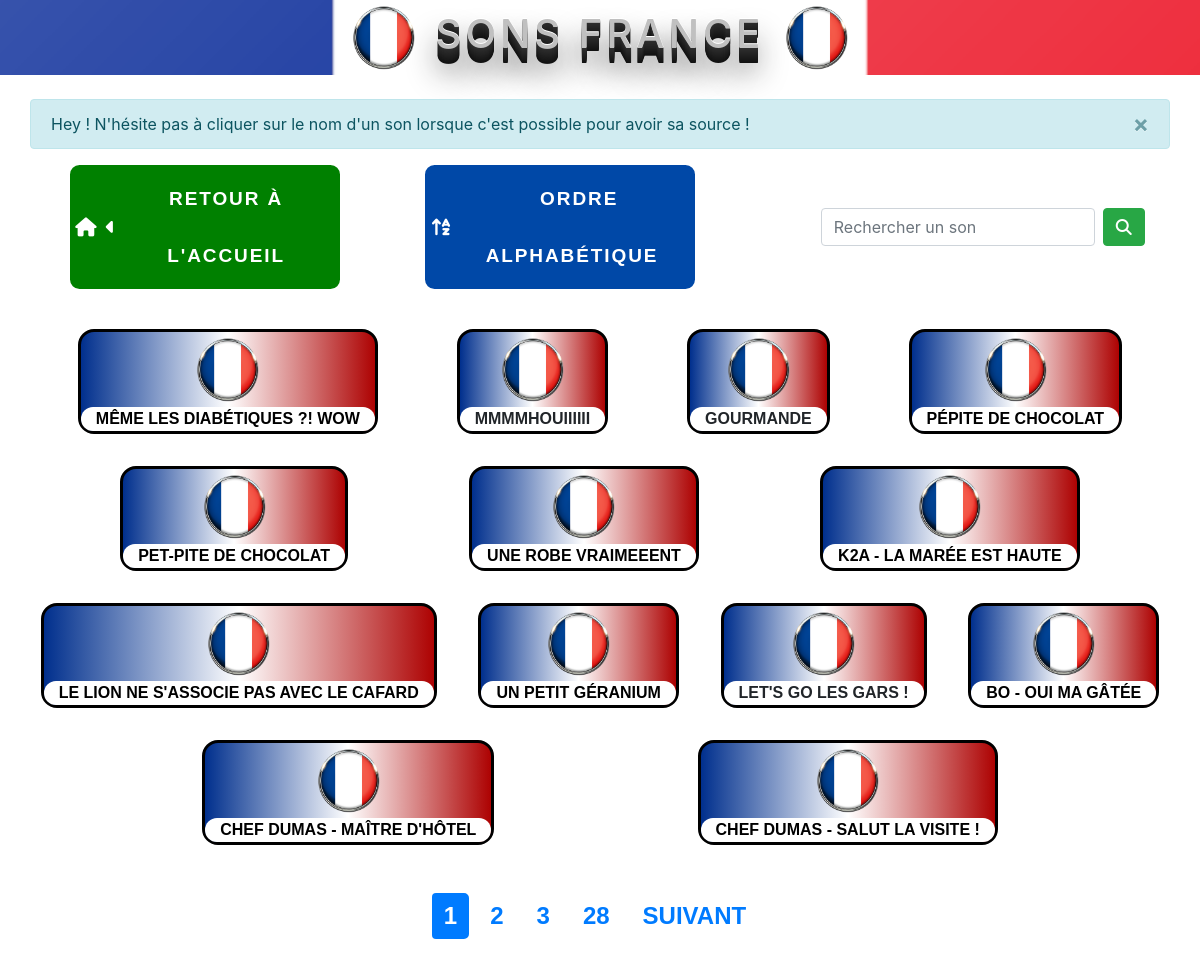
The app's page /fr/idfr.php, older data.
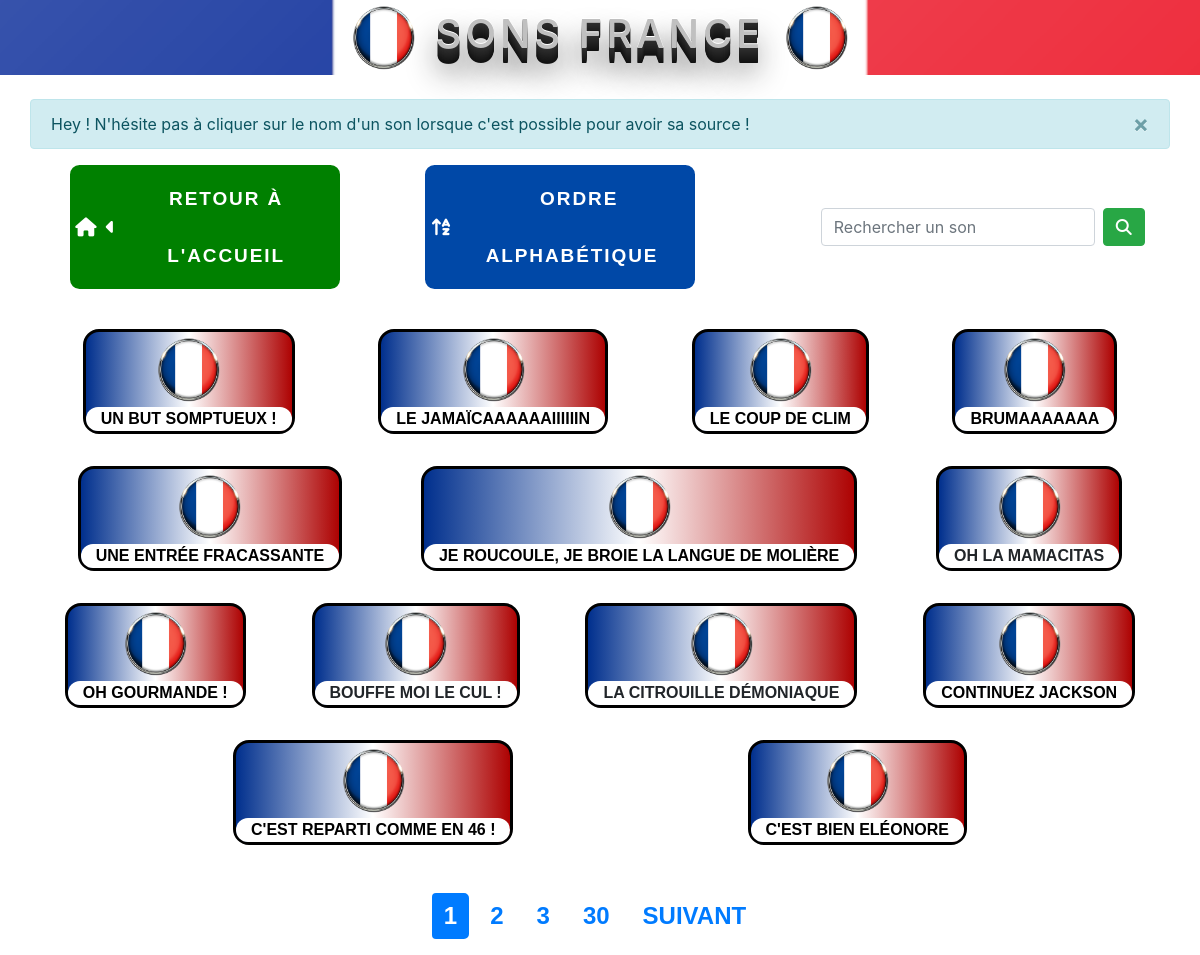
The same page, newer data.
### tables this page shows
CREATE TABLE `soundfr` (
  `ID` int(10) UNSIGNED NOT NULL,
  `Nom` varchar(255) NOT NULL,
  `Son` varchar(255) NOT NULL,
  `keywords` text NOT NULL,
  `source` text NOT NULL
);

### fr/idfr.php (the view, shortened to what this page needs)
<?php
$pdo =new PDO('mysql:host=localhost; dbname=sbp; charset=utf8','root','');
$pdo->setAttribute(PDO::ATTR_ERRMODE, PDO::ERRMODE_EXCEPTION);
	$pageid = isset($_GET['pageid']) ? (int)$_GET['pageid'] : 1;
	$perPageid = 13;
	$begginid = ($pageid > 1) ? ($pageid * $perPageid) - $perPageid : 0;
	$id = $pdo->prepare("SELECT SQL_CALC_FOUND_ROWS Nom, Son, source FROM soundfr ORDER BY ID DESC LIMIT {$begginid} , {$perPageid}");
	$id->execute();
	$idfinal = $id->fetchAll(PDO::FETCH_ASSOC);
	$totalid = $pdo->query("SELECT FOUND_ROWS() as totalid ")->fetch()['totalid'] ;
	$pagesid = ceil($totalid / $perPageid);
	$n = 1;
	if($pageid <1 || $pageid > $pagesid){
		header('Location:../404.html');
}
else {
?>
<!DOCTYPE html>
<html lang="fr">
<head>
	<link
			rel="stylesheet"
			href="https://stackpath.bootstrapcdn.com/bootstrap/4.4.1/css/bootstrap.min.css"
		/>
		<link rel="stylesheet" href="../css/style.css" />
		<link rel="stylesheet" href="../css/fr.css">
</head>
<body>
	<header class="pgtitle">
		<h1 class="sndtitle" id="sndfr"><img src="../img/france-1524418_6402.png" height="75" width="75"> Sons FRANCE <img src="../img/france-1524418_6402.png" height="75" width="75"></h1>
	</header>
	<nav class="container-fluid">
		<div class="alert alert-info alert-dismissible fade show container" role="alert">
						Hey ! N'hésite pas à cliquer sur le nom d'un son lorsque c'est possible pour avoir sa source !
						<button type="button" class="close" data-dismiss="alert" aria-label="Close">
							<span aria-hidden="true">&times;</span>
						</button>
					</div>
		<div id="navbox" class="row">
			<div class= "col-md-3 col-sm-10">
				<div>
					<ul class="btns">
						<a href="../index.html">
							<li class="btnmain acc">
								<i class="fas fa-home"></i>
								<i class="fas fa-caret-left"></i>
									Retour à l'accueil
							</li>
						</a>
					</ul>
				</div>
			</div>
			<div class= "col-md-3 col-sm-10">
				<div>
					<ul class="btns">
						<a href="soundfr.php">
							<li class="btnmain a-z">
								<i class="fas fa-sort-alpha-up"></i>
									&nbsp;
									Ordre Alphabétique
							</li>
						</a>
					</ul>
				</div>
			</div>
			<form id="searchbox2" action="searchfr.php" class="form-inline my-2 my-lg-0" method="GET">
				<input id="searchbox" class="form-control mr-sm-2" type="search"
					name="searchfr" placeholder="Rechercher un son" aria-label="Search" required>
				<button class="btn btn-success my-2 my-sm-0" value="search" type="submit"><i class="fas fa-search"></i></button>
			</form>
		</div>
	</nav>
	<section>
		<article class="sounds">
			<div class="container-fluid">
				<div class="row">
					<div class="col">
					<?php foreach($idfinal as $sons) : ?>
						<div class="sndbox">
							<div class="imgsnd"><img src="../img/france-1524418_6402.png" height="75" width="75" onmousedown="play('../gestsnd/SBP/SFR/<?= $sons['Son']?>')"></div>
							<div class="col" id="sndname">
							<?php if ($sons['source'] != ""){ ?>
								<a class="srcvid" href="#lienvid<?=$n?>" data-toggle="modal">
								<?php echo($sons['Nom']);?>
								</a>
								<?php $n++; } else echo($sons['Nom']); ?>
							</div>
						</div>
						<?php endforeach ?>
					</div>
				</div>
			</div>
		</article>
	</section>
	<nav aria-label="Page navigation example">
		<ul class="pagination justify-content-center">
			<li class="page-item <?php if($pageid === 1){echo 'active';} ?>"><a class="page-link" href="?pageid=1">1<a></li>
			<?php for($i = max(2, $pageid - 2); $i <= min($pageid + 2, $pagesid - 1); $i++):?>
			<li class="page-item <?php if($pageid === $i){echo 'active';} ?>"><a class="page-link" href="?pageid=<?=$i; ?>"><?=$i ?></a></li>
			<?php endfor; ?>
			<li class="page-item <?php if($pageid == $pagesid){echo 'active';} ?>"><a class="page-link" href="?pageid=<?=$pagesid?>"><?=$pagesid?><a></li>
			<?php if($pageid != $pagesid){
				$next = $pageid + 1;
				echo'
			<li class="page-item next">
				<a class="page-link" href="?pageid='.$next.'">Suivant</a>
			</li>'
			 ;}?>
		</ul>
  </nav>
	</body>
</html>
<?php
}
?>

Row changes from the older to the newer data that the page shows:
no longer on this page (row unchanged): soundfr: Nom "MÊME LES DIABÉTIQUES ?! WOW"
no longer on this page (row unchanged): soundfr: Nom "MMMMHOUIIIIII"
no longer on this page (row unchanged): soundfr: Nom "GOURMANDE"
no longer on this page (row unchanged): soundfr: Nom "PÉPITE DE CHOCOLAT"
no longer on this page (row unchanged): soundfr: Nom "PET-PITE DE CHOCOLAT"
no longer on this page (row unchanged): soundfr: Nom "UNE ROBE VRAIMEEENT"
no longer on this page (row unchanged): soundfr: Nom "K2A - LA MARÉE EST HAUTE"
no longer on this page (row unchanged): soundfr: Nom "LE LION NE S'ASSOCIE PAS AVEC LE CAFARD"
no longer on this page (row unchanged): soundfr: Nom "UN PETIT GÉRANIUM"
no longer on this page (row unchanged): soundfr: Nom "LET'S GO LES GARS !"
no longer on this page (row unchanged): soundfr: Nom "BO - OUI MA GÂTÉE"
no longer on this page (row unchanged): soundfr: Nom "CHEF DUMAS - MAÎTRE D'HÔTEL"
no longer on this page (row unchanged): soundfr: Nom "CHEF DUMAS - SALUT LA VISITE !"
added soundfr: Nom "UN BUT SOMPTUEUX !"
added soundfr: Nom "LE JAMAÏCAAAAAAIIIIIIN"
added soundfr: Nom "LE COUP DE CLIM"
added soundfr: Nom "BRUMAAAAAAA"
added soundfr: Nom "UNE ENTRÉE FRACASSANTE"
added soundfr: Nom "JE ROUCOULE, JE BROIE LA LANGUE DE MOLIÈRE"
added soundfr: Nom "OH LA MAMACITAS"
added soundfr: Nom "OH GOURMANDE !"
added soundfr: Nom "BOUFFE MOI LE CUL !"
added soundfr: Nom "LA CITROUILLE DÉMONIAQUE"
added soundfr: Nom "CONTINUEZ JACKSON"
added soundfr: Nom "C'EST REPARTI COMME EN 46 !"
added soundfr: Nom "C'EST BIEN ELÉONORE"
Text that changed along with them:
$pagesid: "28" → "30"
